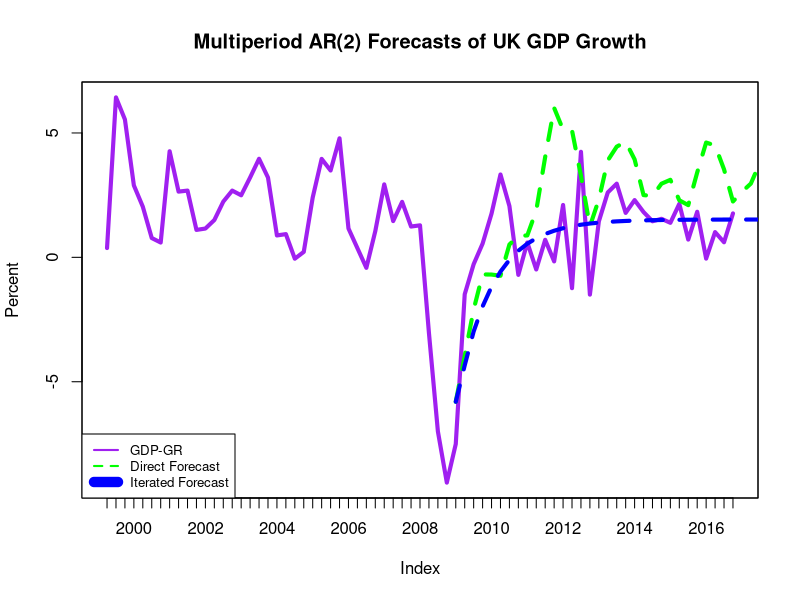

Reproduce this figure in R.
# Week 4 Exercises -- BEEM012.

# Adapted from exercises and examples in Hanck, Arnold, Gerber, and Schmelzer (2020) 
# Introduction to Econometrics with R. Accessible here. This book is licensed under the Creative Commons Attribution-NonCommercial-ShareAlike 4.0 International License. (HA)


### Section 1.1 Set-Up and Loading Data
# Install the following packages: 
# (Once you have installed these, you can comment out these lines)
#install.packages("readxl")
#install.packages("AER")
#install.packages("xts")
#install.packages("dynlm")

# Load useful libraries we will use for time series.
library(AER)
library(readxl)
library(xts)
library(zoo)

# Change this line to the path for your working directory on your computer:
setwd("~/Dropbox/ExeterTeaching/RScripts/")

# load UK macroeconomic data
UK_gdp <- read_excel(path = "UK_GDPpc_Quarterly-Full.xls")

# Now, we want to reformat our data so that the "Date" column
# is loaded in as a recognized date. To understand the format string
# format = "%Y Q%q" load the raw xls file and look at how dates are stored
# in that file.
UK_gdp$Date <- as.yearqtr(UK_gdp$Date, format = "%Y Q%q")

# We're going to convert our data into an xts formatted object, so we can use
# time series tools easily:
GDP_xts <- xts(UK_gdp$GDPpc, UK_gdp$Date)
GDPGrowth_xts <- xts(400 * log(GDP_xts/lag(GDP_xts)))["1985::2016"]

####### Section 1.2 Set up our list of Prediction Dates

# Let's run our forecasting process beginning around the largest negative shock 
# associated with the financial crisis, at the beginning of 2009.
prediction_start_date = 2009.00
# We can also run our forecasting beginning with a large positive shock in 2005
# to see how this shock propagates according to our prediction.
# prediction_start_date = 2006.00

# We will finish our predictions in 2019.
prediction_end_date = 2019.00
prediction_dates <- seq(prediction_start_date, prediction_end_date, 0.25)   
# We record the length of this list of dates and store this as P, the number
# ofperiods where we need to compute forecasts.
P <- length(prediction_dates)

### Section 1.3: Iterated Multiperiod Forecasts
# Set up empty arrays where we store our outcomes:

# initialize vector where we will store iterated and direct forecasts
# As usual, these are arrays of zeros of length P - one for each forecast
iterated_forecasts <- array(c(0),dim = c(P))

# Here we set up our estimating sample - this is similar to Pseudo Out-Of-Sample
# forecasting.
GDPGrowth_estimating_sample <- GDPGrowth_xts[index(GDPGrowth_xts) <  prediction_start_date]

# We will see how an AR(2) model performs, so we define this model here:
AR2_lm <- lm(GDPGrowth_estimating_sample ~ lag(GDPGrowth_estimating_sample) + lag(GDPGrowth_estimating_sample,2))
print(coeftest(AR2_lm))

# Save Coefficients from the AR2 above. Recall that for the Iterated Forecast,
#     we are using the same coefficients for every forecast.
beta_0_hat = AR2_lm$coefficients[1]    # The first coefficient is the intercept, etc.
beta_1_hat = AR2_lm$coefficients[2]
beta_2_hat = AR2_lm$coefficients[3]

# Here we identify the first time period where we are forecasting.
FirstForecast_YearQuarter = as.yearqtr(prediction_start_date)  # First, we convert our data back into the Year-Quarter format we are used to.

# For the first two periods, our forecast involves true values,
#     so I have set these up for you.
# Here, FirstForecast_YearQuarter is the first period we predict, so it is
#     the same as T+1 in our usual notation. This means that to get the observation for
#     period T, we use [FirstForecast_YearQuarter - (0.25)].
iterated_forecast <- (beta_0_hat + (beta_1_hat %*% GDPGrowth_xts[FirstForecast_YearQuarter- 0.25]) 
                      + (beta_2_hat %*% GDPGrowth_xts[FirstForecast_YearQuarter - 0.50]))  
iterated_forecasts[1] <- iterated_forecast

iterated_forecast <- (beta_0_hat + (beta_1_hat %*% iterated_forecasts[1]) 
                      + (beta_2_hat %*% GDPGrowth_xts[FirstForecast_YearQuarter - 0.25]))  
iterated_forecasts[2] <- iterated_forecast

# For periods 3 and onwards, you are only using forecasts to 
#        continue iterating into the future.

# For each observation i that we forecast, we will use the previous two
#     forecasts as Y_{t-1} and Y_{t-1}, so we use the  iterated_forecasts[i-1]
#     and iterated_forecasts[i-2] terms to capture this.
for (i in 3:P) {
   iterated_forecast <- (beta_0_hat + (beta_1_hat %*% iterated_forecasts[i-1]) 
                       + (beta_2_hat %*% iterated_forecasts[i-2]))  
   iterated_forecasts[i] <- iterated_forecast
}

# Now, let's save this as an xts so we can process it as a time series.
iterated_forecasts_xts <- xts(iterated_forecasts, as.yearqtr(prediction_dates))

### Section 1.4: Direct Multiperiod Forecasts
direct_forecasts <- array(c(0),dim = c(P))

for (i in 1:P) {
   # Here, for every period we forecast in the future, we need to run regressions
   #     with the appropriate lag. So to predict 5 periods in the future, the 
   #     appropriate AR(2) includes regressors Y_(t-5) and Y_(t-6).
   AR2_DirectForecast_lm <- lm(GDPGrowth_estimating_sample ~ lag(GDPGrowth_estimating_sample,(i)) + lag(GDPGrowth_estimating_sample,(1+i)))   

   # Every forecasting period is a separate regression, so we need to use
   #     new parameter estimates each time.
   beta_0_hat = AR2_DirectForecast_lm$coefficients[1]    # The first coefficient is the intercept, etc.
   beta_1_hat = AR2_DirectForecast_lm$coefficients[2]
   beta_2_hat = AR2_DirectForecast_lm$coefficients[3]
   
   # Here, FirstForecast_YearQuarter is the first period we predict, so it is
   #     the same as T+1 in our usual notation. This means that to get the observation for
   #     period T, we use [FirstForecast_YearQuarter - (0.25)].
   direct_forecasts[i] <- (beta_0_hat + (beta_1_hat %*% GDPGrowth_xts[FirstForecast_YearQuarter - (0.25)]) 
                       + (beta_2_hat %*% GDPGrowth_xts[FirstForecast_YearQuarter - (0.50)]))  
}
direct_forecasts_xts <- xts(direct_forecasts, as.yearqtr(prediction_dates))

### Section 1.5: Plotting Forecasts

# Here we are just selecting the part of the series we will plot.
GDPGrowth_forecasting_region <- GDPGrowth_xts[index(GDPGrowth_xts) <  prediction_end_date & index(GDPGrowth_xts) > (prediction_start_date - 10)]

# plot the GDP growth time series
plot(as.zoo(GDPGrowth_forecasting_region), 
     col = "purple",
     lwd = 4,
     ylab = "Percent",
     main = "Multiperiod AR(2) Forecasts of UK GDP Growth")
# add the series of pseudo-out-of-sample forecasts
lines(as.zoo(direct_forecasts_xts),
      lwd = 4,
      col= "green",
      lty = 2)
lines(as.zoo(iterated_forecasts_xts),
      lwd = 4,
      col= "blue",
      lty = 2)
legend("bottomleft",
       lty = c(1, 2, 1),
       lwd = c(2, 2, 10),
       cex = 0.8,
       col = c("purple", "green", "blue"),
       legend = c("GDP-GR", "Direct Forecast", "Iterated Forecast"))
